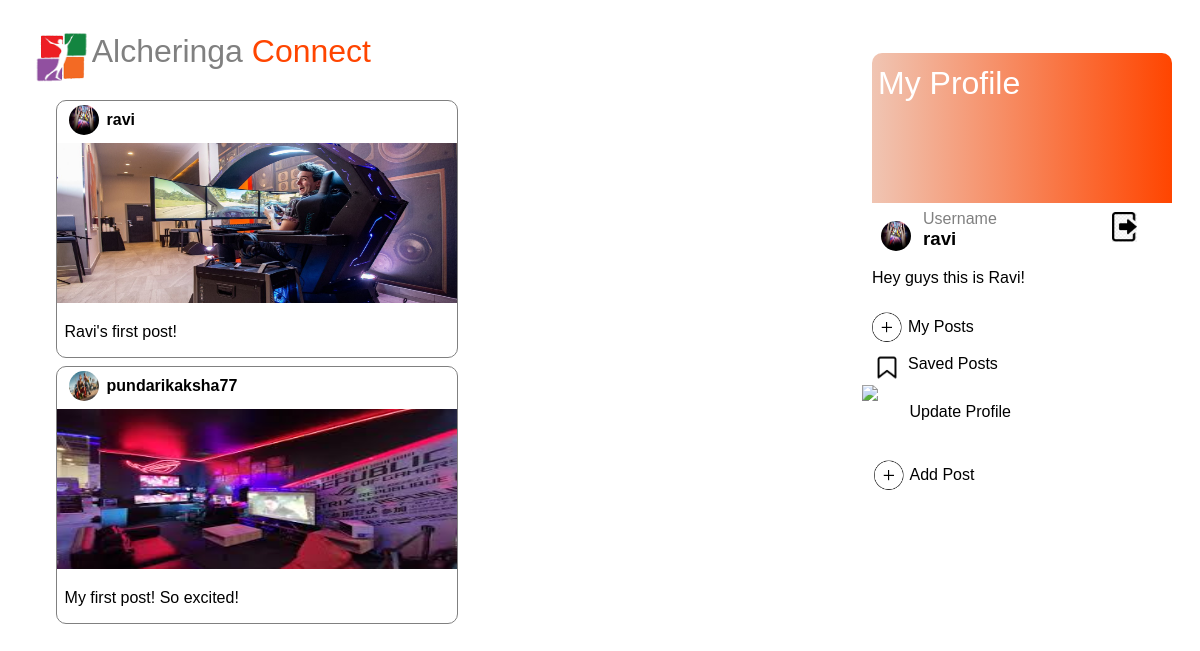
Page /profile/ (signed in) on the committed database.
### pages/models.py (models this page shows, shortened)
class Post(models.Model):
	username=models.ForeignKey(User,on_delete=models.CASCADE)
	caption=models.TextField()
	date_posted=models.DateTimeField(default=timezone.now)
	picture=models.ImageField(default='media/default.png',upload_to='profile')
	favourites=models.ManyToManyField(User,related_name="favourite",default=None,blank=True)

### users/models.py (models this page shows, shortened)
class Profile(models.Model):
	user=models.OneToOneField(User,on_delete=models.CASCADE)
	image=models.ImageField(default='default1.png',upload_to='profile_pics')
	bio=models.TextField()

### pages/views.py (the view)
# urls.py: path('profile/',PostListView.as_view(),name='profile-page'),
class PostListView(ListView):
	model=Post
	template_name='pages/profile_page.html'
	context_object_name='posts'
	ordering=["-date_posted"]

### pages/templates/pages/profile_page.html (shortened to what this page needs)
{% load static%}
<!DOCTYPE html>
<head>
    <link rel="stylesheet" href="{% static 'pages/login_page_css.css' %}">
    <div id="header" style="display:flex;cursor: pointer;">
        <img src="{% static 'pages/alcher.png' %}">
        <h1 style="font-weight:100">Alcheringa <span style="color:orangered;font-weight: 100;">Connect</span></h1>
     </div>
</head>
<body style="font-family:sans-serif;">
    <div style="display:flex;">
        <div style="display:block;margin-left: 3%;">
            {% for post in posts%}
            <div style="border-style:solid;border-color:grey;border-width:0.5px;width:400px;margin-left:3%;margin-top:2%;border-radius:10px;">
                    <div style="display: flex;margin-bottom: 4%;">
                        <img src="{{post.username.profile.image.url}}" style="border-radius:50%;margin-top:1%;margin-left:3%;height:30px;width:30px;">
                        <a href="{% url 'post-detail' post.id%}"style="font-weight: 600;margin-top:2.5%;margin-left: 2%;color:black;text-decoration: none;">{{post.username}}</a>
                    </div>
                    <img src="{{post.picture.url}}" style="width:100%;height: 160px;margin-top:-2%;justify-content: center;">
                <div style="display: block;">
                    <p style="font-family: sans-serif;margin-left: 2%;">{{post.caption}}</p>
                </div>
        </div>
        {%endfor%}
    </div>
        <div style="display:block;width:25%;margin-left:72%;border-radius: 10px;margin-top:-1.75%;position: fixed;">
            <div style="width:100%;height:150px;margin-top:-6%;border-top-left-radius: 10px;border-top-right-radius: 10px;" class="redbox">
                <h1 style="color:white;font-weight:100;margin-top:4%;position:absolute;margin-left:2%;">My Profile</h1>
                <a href='{% url "logout" %}'><img src="{% static 'pages/logout.jpg' %}" style="width:25px;margin-top:53%;margin-left:80%;"></a>
            </div>
            <img src="{{user.profile.image.url}}"style="width:30px;border-radius:50%;height:30px;margin-top:6%;margin-left:3%;">
            <h4 style="color:grey;font-weight:100;margin-left:17%;margin-top:-15%;">Username</h4>
            <h3 style="margin-left:17%;margin-top:-7%;">{{request.user.username}}</h3>
            <p>{{user.profile.bio}}</p>
            <div style="display:flex; cursor:pointer;">
                <img src="{% static 'pages/add1.png' %}" style="width:10%;height:10%;margin-top:3%;">
                <a href="{% url 'my-posts-page'%}"  style="margin-left:2%;margin-top:5%;color:black;text-decoration: none;">My Posts</a>
            </div>
            <div style="display:flex; cursor:pointer;">
                <img src="{% static 'pages/save.png' %}" style="width:10%;height:10%;margin-top:3%;">
                <a href="{% url 'favourite_list' %}" style="margin-left:2%;margin-top: 4%;text-decoration: none;color: black;">Saved Posts</a>
            </div>
            <div style="display:flex; cursor:pointer;">
                <img src="{% static 'pages/profile.jpg' %}" style="width:18%;margin-top:1%;margin-left: -3.5%;">
                <a href='{% url "update-profile-page" %}'style="margin-left:-2%;margin-top:7%;color:black;text-decoration:none;">Update Profile</a>
            </div>
            <div style="display:flex; cursor:pointer;margin-top:10%;">
                <img src="{% static 'pages/add1.png' %}" style="width:10%;height:10%;margin-top:3%;margin-left: 0.5%;">
                <a href='{% url "upload-page" %}'style="margin-left:2%;margin-top:5%;color:black;text-decoration:none;">Add Post</a>
            </div>
        </div>
    </div>
</body>
</html>

### pages/static/pages/login_page_css.css (style rules this page uses)
#header { font-family: "Comic Sans MS", cursive, sans-serif; color:grey; margin-top:1%; margin-left: 2%; }
#header img { width: 60px; height: 50px; position: relative; top:20px; justify-content: center; }
.redbox { background-image: linear-gradient(to left,orangered,rgb(240, 197, 179)); }

### rows in the picture
Post: username.profile.image (picture), username "ravi", picture (picture), caption "Ravi's first post!"
Post: username.profile.image (picture), username "pundarikaksha77", picture (picture), caption "My first post! So excited!"

### other values in the picture
{{ request.user.username }} "ravi"
{{ user.profile.bio }} "Hey guys this is Ravi!"
